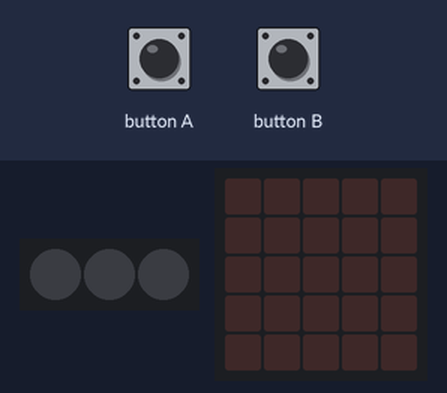
Bench run of a program on a simulated Calliope mini (MakeCode). Shown: 3 RGB LEDs in strip order, left to right, the board's 5×5 LED display. The inputs (shaded band) are chosen by the test bench.

Above: at 1.2 s.
1.3 s: button A pressed for 0.15 s
At 2.2 s:
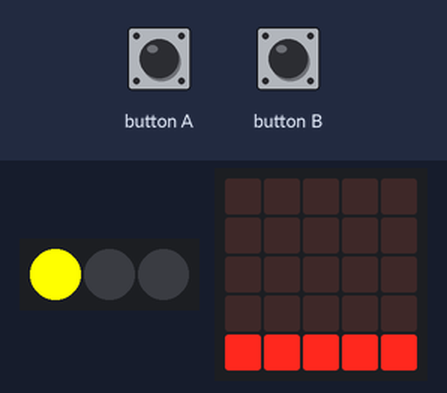
At 4.3 s:
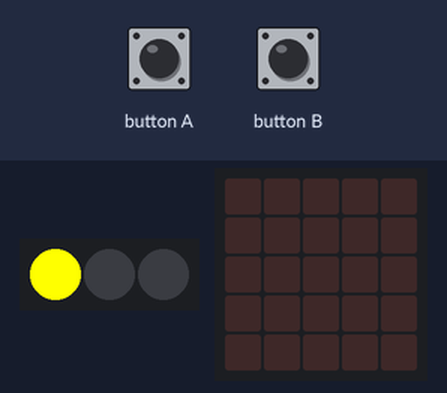
4.4 s: button B pressed for 0.15 s
Timing chart, 0 to 7.4 s (numbered marks = the images above; inputs shaded):
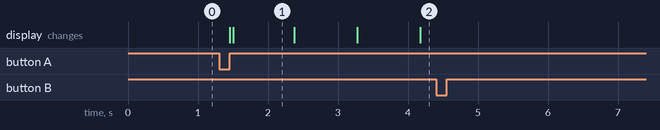

The program:

mini-Fitnesstimer.py
```python
timeFactor = 1000
trainingTime = 15
breaktime = 30
flag_1 = False
flag_2 = False
pause_time = 0
paused = False
led_state = 0
start_time = 0
set_n = 0
set_n = 1

def on_button_a():
    global start_time, led_state, pause_time, flag_1, flag_2, set_n
    start_time = input.running_time()
    led_state = 0
    while set_n < 4:
        if paused:
            pause_time += 0.1 * timeFactor
            basic.pause(0.1 * timeFactor)
            continue
        time = input.running_time() - (start_time + pause_time)
        if not (flag_1):
            led_state += 1
            set_led_colors(led_state)
            flag_1 = True
        if time <= trainingTime * timeFactor:
            flash_bars(1)
        elif time <= 2*trainingTime * timeFactor:
            flash_bars(2)
        elif time <= 3*trainingTime * timeFactor:
            flash_bars(3)
        elif time <= 4*trainingTime * timeFactor:
            flash_bars(4)
        elif time <= (4*trainingTime + breaktime) * timeFactor:
            if not (flag_2):
                led_state += 1
                set_led_colors(led_state)
                flag_2 = True
            flash_bars(5)
        else:
            set_n += 1
            flag_1 = False
            flag_2 = False
            start_time = input.running_time()
            pause_time = 0
    # ---
    basic.show_icon(IconNames.HAPPY)
    basic.pause(25)
    set_n = 1
    flag_1 = False
    flag_2 = False
input.on_button_event(Button.A, input.button_event_click(), on_button_a)

def set_led_colors(led_state2: number):
    if led_state2 == 1:
        basic.set_led_colors(0xffff00, 0x000000, 0x000000)
    elif led_state2 == 2:
        basic.set_led_colors(0x00ff00, 0x000000, 0x000000)
    elif led_state2 == 3:
        basic.set_led_colors(0x00ff00, 0xffff00, 0x000000)
    elif led_state2 == 4:
        basic.set_led_colors(0x00ff00, 0x00ff00, 0x000000)
    elif led_state == 5:
        basic.set_led_colors(0x00ff00, 0x00ff00, 0xffff00)
    elif led_state == 6:
        basic.set_led_colors(0x00ff00, 0x00ff00, 0x00ff00)
    basic.pause(25)
# Toggle pause state

def on_button_b():
    global paused
    paused = not (paused)
input.on_button_event(Button.B, input.button_event_click(), on_button_b)

def show_bars(n: number):
    if n == 0:
        basic.show_leds("""
            . . . . .
            . . . . .
            . . . . .
            . . . . .
            . . . . .
            """)
    elif n == 1:
        basic.show_leds("""
            . . . . .
            . . . . .
            . . . . .
            . . . . .
            # # # # #
            """)
    elif n == 2:
        basic.show_leds("""
            . . . . .
            . . . . .
            . . . . .
            # # # # #
            # # # # #
            """)
    elif n == 3:
        basic.show_leds("""
            . . . . .
            . . . . .
            # # # # #
            # # # # #
            # # # # #
            """)
    elif n == 4:
        basic.show_leds("""
            . . . . .
            # # # # #
            # # # # #
            # # # # #
            # # # # #
            """)
    elif n == 5:
        basic.show_icon(IconNames.HEART)

def flash_bars(o: number):
    show_bars(o)
    basic.pause(0.5 * timeFactor)
    if o < 4:
        show_bars(o - 1)
    else:
        show_bars(0)
    basic.pause(0.5 * timeFactor)
```

Measured:
- after the input at 4.4 s, every drawn part: stays the same
- what the display in image 1 shows lasts 0.9 s, from 1.5 s to 2.4 s
